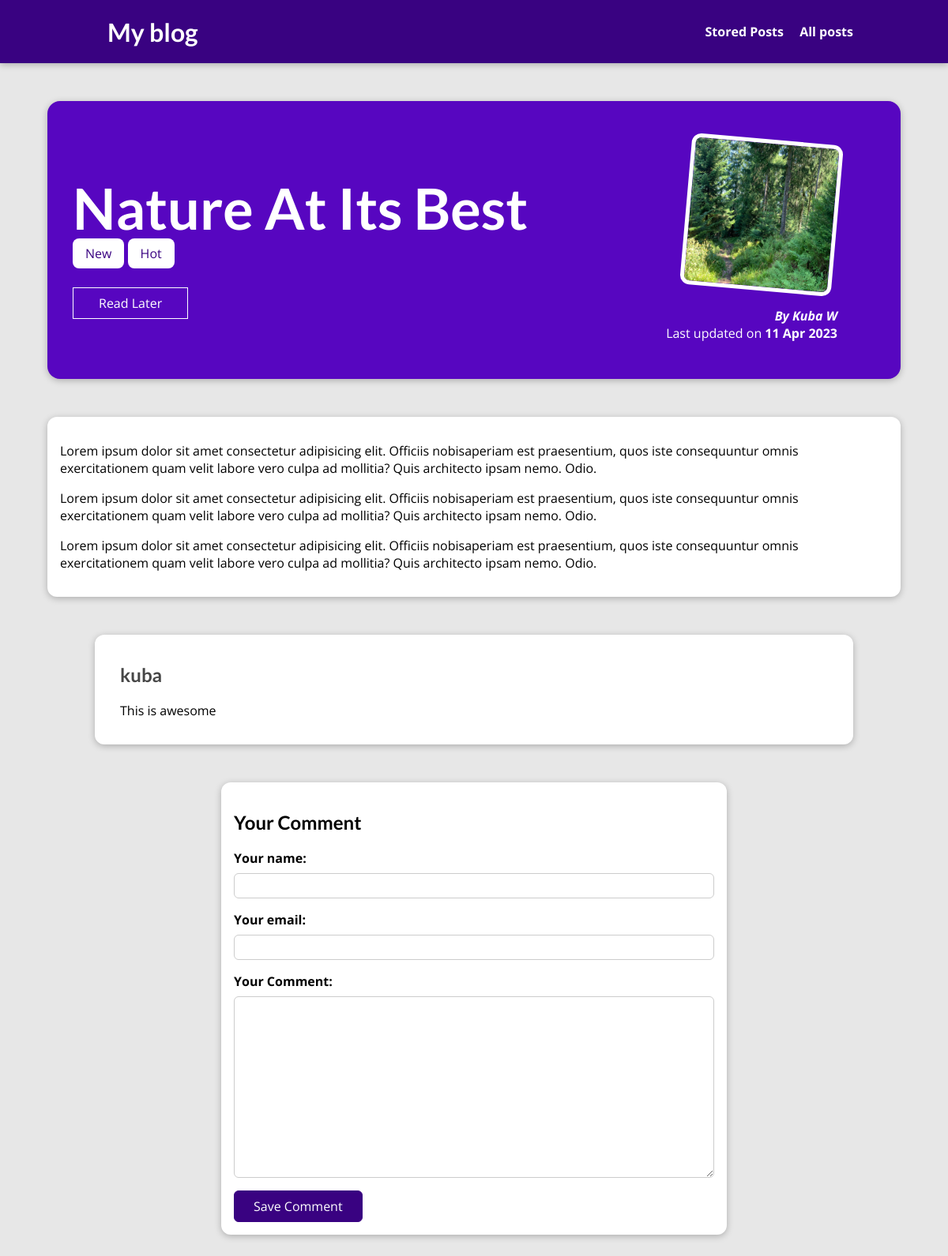
The page /posts/nature-at-its-best on the database as committed earlier.
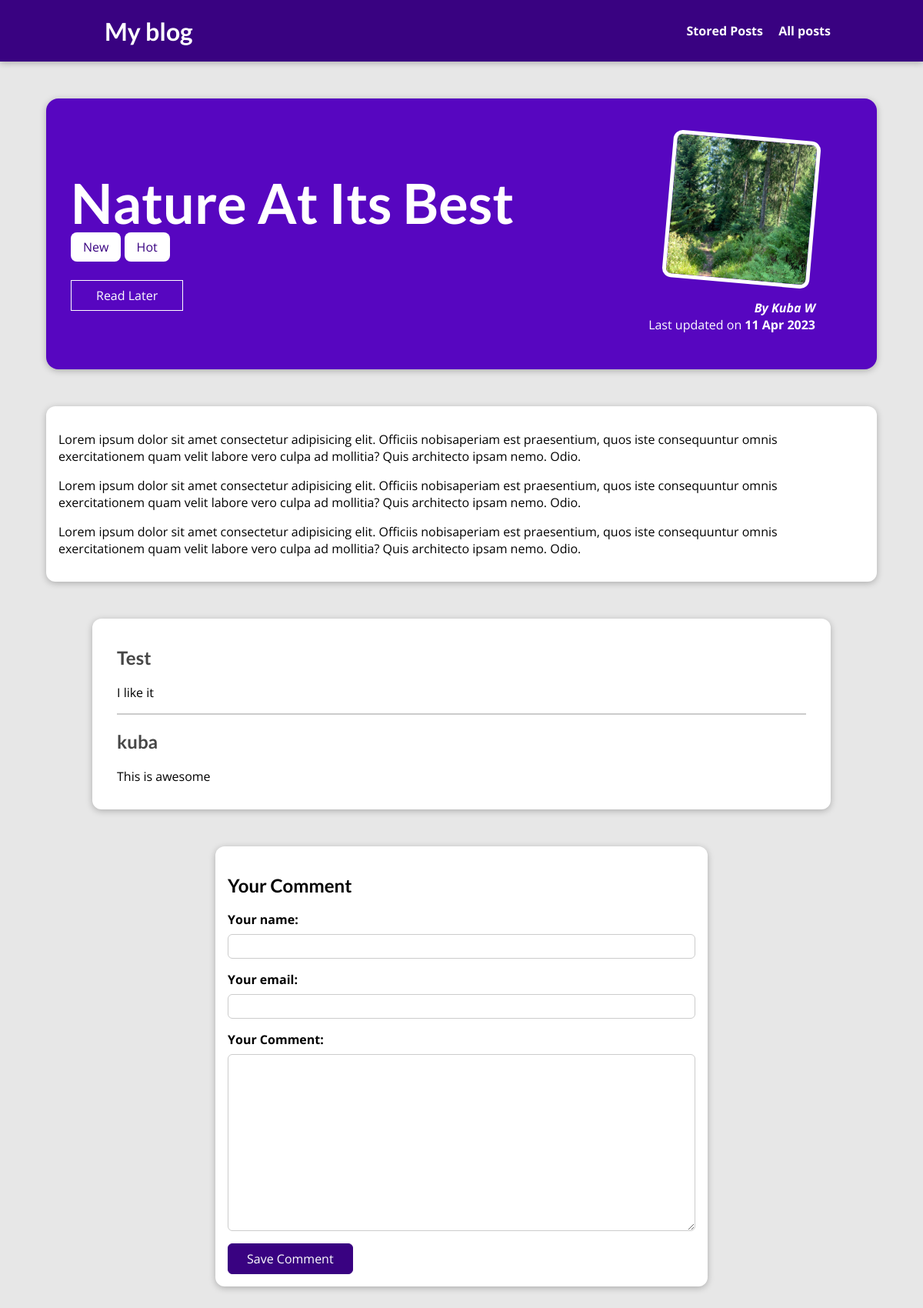
The same page on the database as committed later.
### blog/models.py (models this page shows, shortened)
class Tag(models.Model):
    caption = models.CharField(max_length=20)

class Comment(models.Model):
    user_name = models.CharField(max_length=120)
    user_email = models.EmailField()
    text = models.TextField(max_length=400)
    post = models.ForeignKey(Post, on_delete=models.CASCADE, related_name="comments")

### blog/views.py (the view, shortened to what this page needs)
# urls.py: path("posts/<slug:slug>", views.SinglePostView.as_view(), name="post-detail-page" ),
class SinglePostView(View):
    def is_stored_post(self, request, post_id):
        stored_posts = request.session.get("stored_posts")
        if stored_posts is not None:
            is_saved_for_later = post_id in stored_posts
        else:
            is_saved_for_later = False
        return is_saved_for_later
    def get(self, request, slug):
        post = Post.objects.get(slug=slug)
        context = {
            "post": post,
            "post_tags": post.tags.all(),
            "comment_form": CommentForm(),
            "comments": post.comments.all().order_by("-id"),
            "saved_for_later": self.is_stored_post(request, post.id)
        }
        return render(request,"blog/post-detail.html", context )

### blog/forms.py
class CommentForm(forms.ModelForm):
    class Meta:
        model = Comment
        exclude = ["post"]
        labels = {
            "user_name": "Your name",
            "user_email": "Your email",
            "text": "Your Comment"
        }

### blog/models.py (called while the page is built)
    def full_name(self):
        return f"{self.first_name} {self.last_name}"

    def __str__(self) -> str:
        return self.full_name()

### blog/templates/blog/post-detail.html (shortened to what this page needs)
{% extends 'base.html' %}
{% load static %}
{% block css_files %}
    <link rel="stylesheet" href="{% static 'blog/post-detail.css' %}">
{% endblock css_files %}
{% block content %}
    <section id="summary">
        <h2>{{post.title}}</h2>
        <div>
            {% for tag in post_tags %}
            <span class="tag">{{tag.caption}}</span>
            {% endfor %}
        </div>
        <div id="read-later">
            <form action="{% url 'read-later' %}" method="POST">
                <button>
                    {% if saved_for_later %}
                        Remove from "Read Later" List
                    {% else %}
                        Read Later
                    {% endif %}
                </button>
            </form>
        </div>
        <article>
            <img src="{{ post.image.url }}" alt="{{post.title}}">
            <address>By <a href="mailto:{{ post.author.email_address }}">{{post.author}}</a></address>
            <div>
                Last updated on <time>{{post.date|date:"d M Y"}}</time>
            </div>
        </article>
    </section>
    <main>
        {{post.content|linebreaks}}
    </main>
    <section id="comments">
        <ul>
            {% for comment in comments  %}
                <li>
                    <h2>{{ comment.user_name }}</h2>
                    <p>{{ comment.text|linebreaks }}</p>
                </li>
            {% endfor %}
        </ul>
    </section>
    <section id="comment-form">
        <h2>Your Comment</h2>
        <form  action="{% url 'post-detail-page' post.slug %}" method="POST">
            {% for form_field in comment_form %}
                <div class="form-control {% if form_field.errors %} invalid {% endif %}" %>
                    {{ form_field.label_tag }}
                    {{ form_field }}
                </div>
            {% endfor %}
            <button>Save Comment</button>
        </form>
    </section>
{% endblock content %}

Rows that differ between the two databases and show on the page:
added Comment: user_name "Test", text "I like it"
